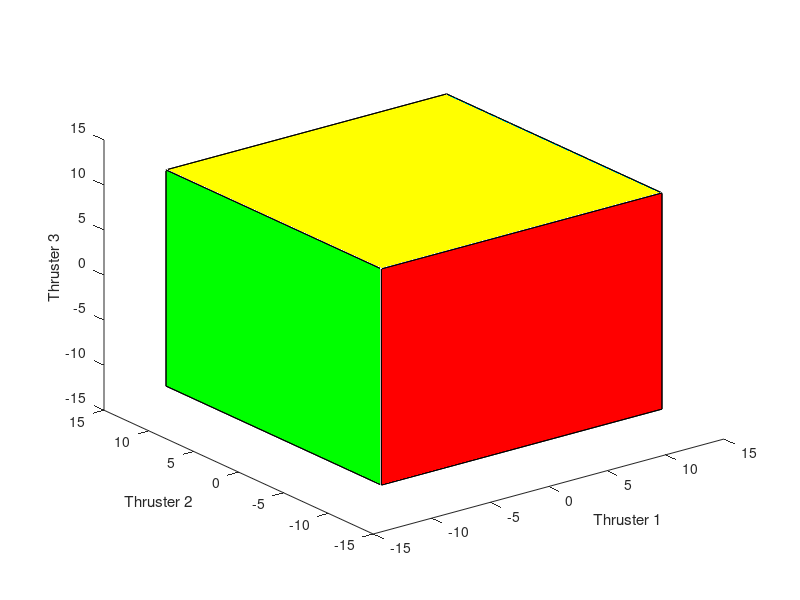
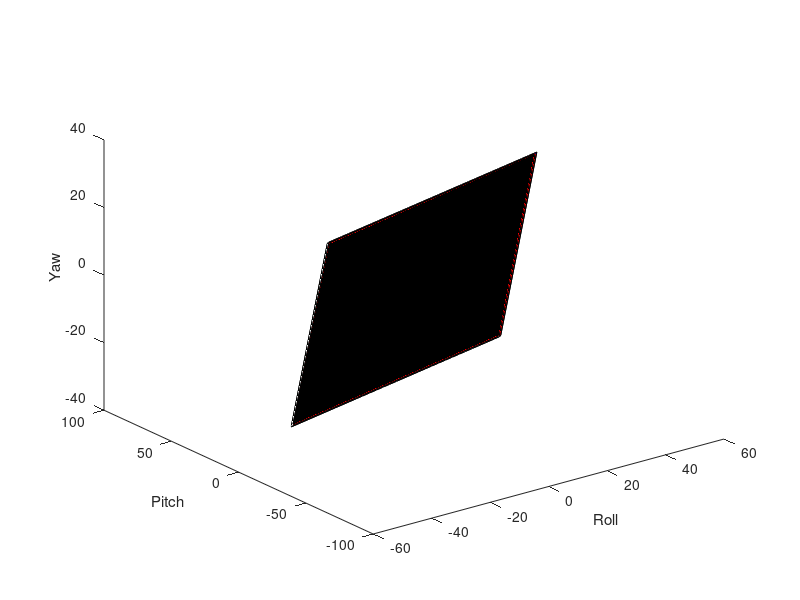

Here is the MATLAB script that generated these plots, in order:
clear all
clc
col = ['r','g','b','c','y','k'];
x = 12*[-1 1 1 -1;-1 -1 -1 -1;-1 1 1 -1;1 1 1 1;1 -1 -1 1;-1 -1 1 1];
y = 12*[-1 -1 -1 -1;-1 -1 1 1;-1 -1 1 1;-1 -1 1 1;-1 -1 1 1;1 1 1 1];
z = 12*[-1 -1 1 1;-1 1 1 -1;-1 -1 -1 -1;-1 1 1 -1;1 1 1 1;-1 1 1 -1];

%x = [0 1 1 0;0 0 0 0;0 1 1 0;1 1 1 1;1 0 0 1;0 0 1 1];
%y = [0 0 0 0;0 0 1 1;0 0 1 1;0 0 1 1;0 0 1 1;1 1 1 1];
%z = [0 0 1 1;0 1 1 0;0 0 0 0;0 1 1 0;1 1 1 1;0 1 1 0];
size(x)

A =[ 1.885543506849142  -0.022069236893791  -1.590338480554133;
   2.977929901099993                   0   2.983048602652628;
   1.271615903764178  -0.013000000000000  -1.285247992399106];

det(A)


%A = [1 0 0;0 1 0;0 0 1];

for i =1:6
    for j = 1:4
        tmp = A*[x(i,j);y(i,j);z(i,j)];
        x1(i,j) = tmp(1);
        y1(i,j) = tmp(2);
        z1(i,j) = tmp(3);
    end
end

figure(1)
for i = 1:6
    h = patch(x(i,:),y(i,:),z(i,:),'w');
    set(h,'facecolor',col(i));
end
view(3)
xlabel('Thruster 1')
ylabel('Thruster 2')
zlabel('Thruster 3')

figure(2)

for i = 1:6
    h = patch(x1(i,:),y1(i,:),z1(i,:),'w');
    set(h,'facecolor',col(i));
end
view(3)
xlabel('Roll')
ylabel('Pitch')
zlabel('Yaw')
%{
hold on
xprime = A*[2;0;0];
plot3(linspace(0,xprime(1)),linspace(0,xprime(2)),linspace(0,xprime(3)),'r');
yprime = A*[0;2;0];
plot3(linspace(0,yprime(1)),linspace(0,yprime(2)),linspace(0,yprime(3)),'g');
zprime = A*[0;0;2];
plot3(linspace(0,zprime(1)),linspace(0,zprime(2)),linspace(0,zprime(3)),'b');
%}